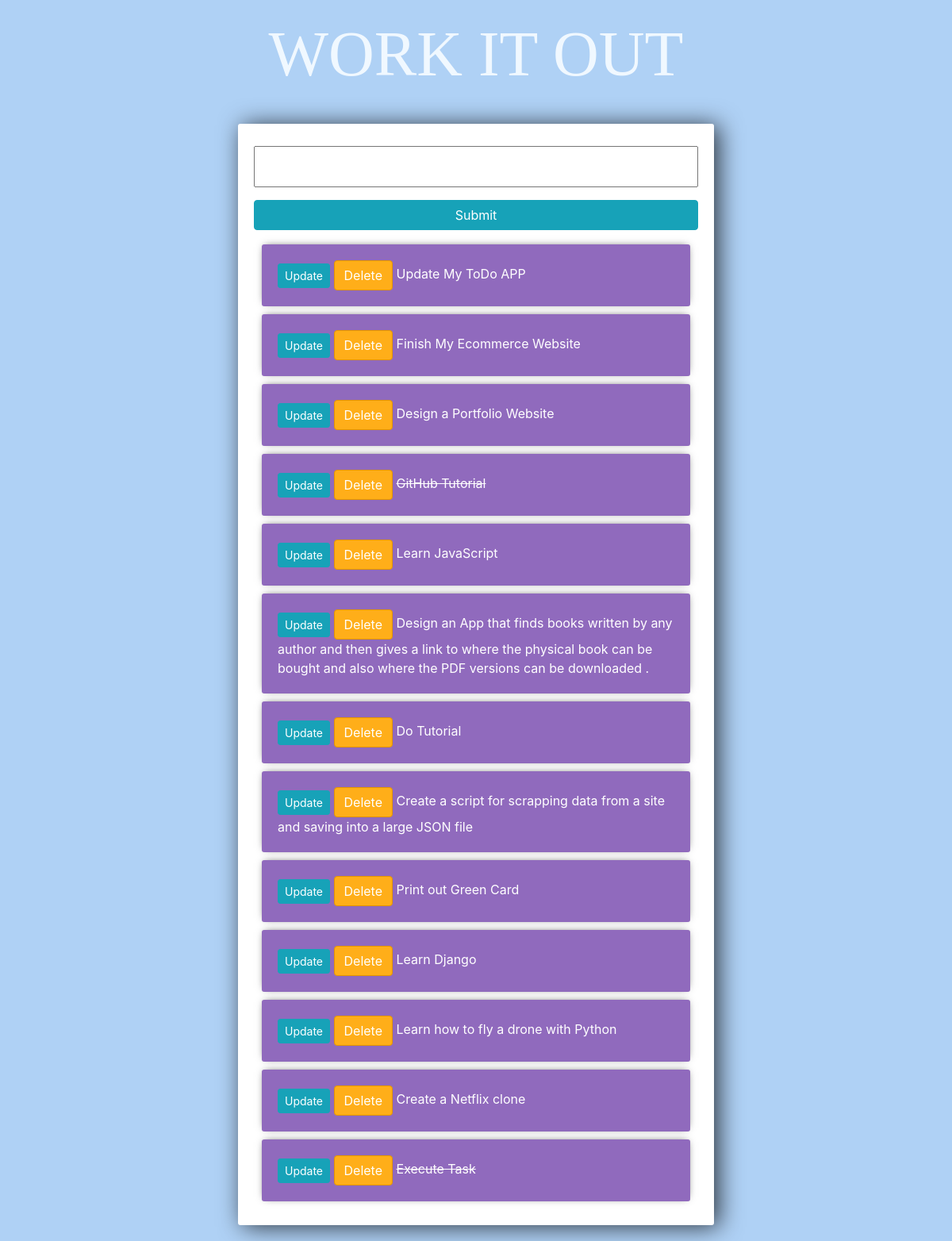
The page / on the database its author committed.
### tasks/models.py (models this page shows)
class Task(models.Model):
	title = models.CharField(max_length=200)
	complete= models.BooleanField(default=False)
	created= models.DateTimeField(auto_now_add=True)
	def __str__(self):
		return self.title

### tasks/views.py (the view)
# urls.py: path('', views.index, name="list"),
def index(request):
	tasks = Task.objects.all()
	form = TaskForm()
	if request.method =='POST':
		form = TaskForm(request.POST)
		if form.is_valid():
			form.save()
		return redirect('/')
	context = {'tasks': tasks, 'form': form}
	return render(request, 'tasks/list.html', context)

### tasks/forms.py
class TaskForm(forms.ModelForm):
	class Meta:
		model = Task
		fields = '__all__'

### tasks/templates/tasks/list.html (shortened to what this page needs)
{% load static %}
<!DOCTYPE html>
<html lang="en">
<head>
	<link rel="stylesheet" href="https://maxcdn.bootstrapcdn.com/bootstrap/4.0.0/css/bootstrap.min.css">
</head>
<body>
	<h1 id="Todo"> 	WORK IT OUT </h1>
	<div class="center-column">
	<form method="POST" action="/">
		{{form.title}}
		<input title="Get out" class="btn btn-info" type="submit" name="Create Task">
	</form>
		<div>
		{% for task in tasks %}
	<div class="item-row">
		<a class="btn btn-sm btn-info" href="{% url 'update_task' task.id %}">Update</a>
		<a class="btn btn-danger" href="{% url 'delete' task.id %}">Delete</a>
		{% if task.complete == True %}
		<strike> {{task}} </strike>
		{% else %}
		<span>{{task}}</span>
		{% endif %}
	</div>
	{% endfor %}
		</div>
	</div>
</body>
</html>

### tasks/templates/tasks/list.html (style rules this page uses)
body { background-color: #afd1f5; }
#Todo { background-color: #afd1f5; color: aliceblue; font-family: cursive; padding: 20px; text-align: center; font-size: 80px; }
h1 { color: cadetblue; }
input { width: 100%; padding:12px 20px; margin: 8px 0 ; box-sizing:border-box; ; }
.center-column { width:600px ; margin:20px auto ; padding: 20px; background-color: #fff; border-radius: 3px ; box-shadow:6px 2px 30px 0px rgba(0,0,0,0.75); }
.item-row { background-color:#906abd ; margin: 10px; padding:20px ; border-radius:3px ; color: #fff; font-size: 16px; box-shadow: 0px -1px 10px -4px rgba(0,0,0,0.75); }
.btn-danger { background-color: #ffae19 ; border-color: #e59400; }

### rows shown on the page
Task: title "Update My ToDo APP"
Task: title "Finish My Ecommerce Website"
Task: title "Design a Portfolio Website"
Task: title "GitHub Tutorial"
Task: title "Learn JavaScript"
Task: title "Design an App that finds books written by any author and then gives a link to where the physical book can be bought and also where the PDF versions can be downloaded ."
Task: title "Do Tutorial"
Task: title "Create a script for scrapping data from a site and saving into a large JSON file"
Task: title "Print out Green Card"
Task: title "Learn Django"
Task: title "Learn how to fly a drone with Python"
Task: title "Create a Netflix clone"
Task: title "Execute Task"
